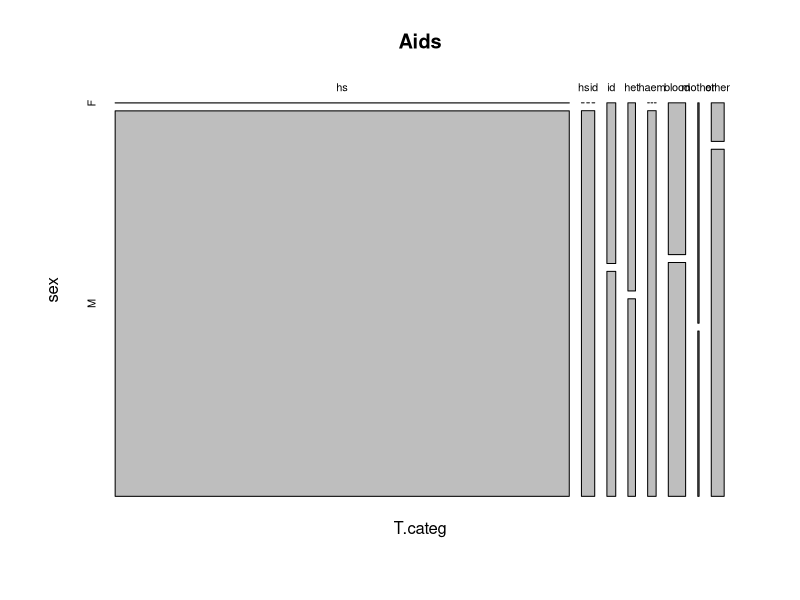

Reproduce this figure in R.
library(MASS)

t <- with(Aids2, table(T.categ, sex))

plot(t, main = "Aids")

chisq <- chisq.test(t)

a <- 0.05
X2 <- chisq$statistic
df <- chisq$parameter
g <- qchisq(1 - a, df = df)
p <- chisq$p.value

# Summary

print(ftable(t))

writeLines(
  c(
    "",
    sprintf("Chi² = %.2f", X2),
    sprintf("df   = %.0f", df),
    sprintf("g    = %.2f", g),
    sprintf("p    = %s", p)
  )
)
